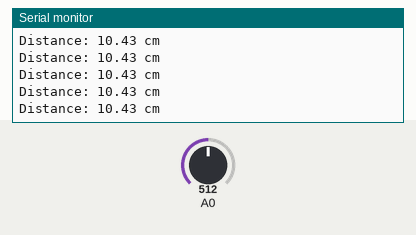
Bench run of a sketch on a simulated Arduino Uno, built with avr-gcc and run on an emulated ATmega328P. Shown: the last lines printed to the serial monitor. Inputs (shaded band) come from the test bench; at power-on: A0 = 512.

Above: at 7.2 s.
7.3 s: A0 set to 72
At 7.8 s:
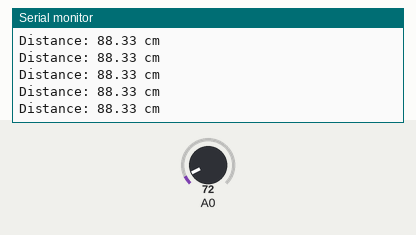
8.8 s: A0 set to 61
At 9.5 s:
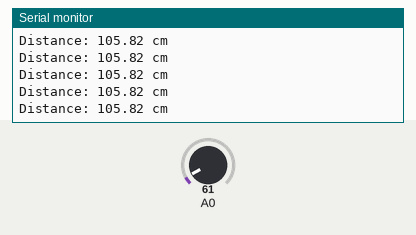
10.3 s: A0 set to 9
At 11.1 s:
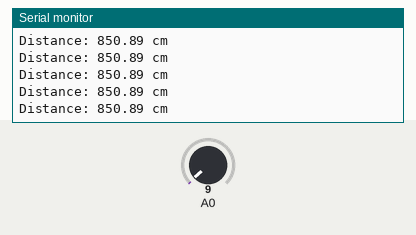
13.3 s: A0 set to 6
At 14.1 s:
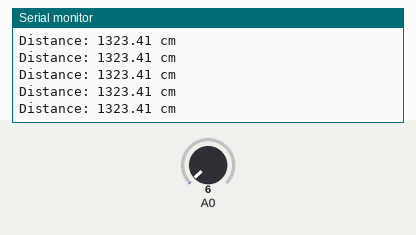
Timing chart, 0 to 16.3 s (numbered marks = the images above; inputs shaded):
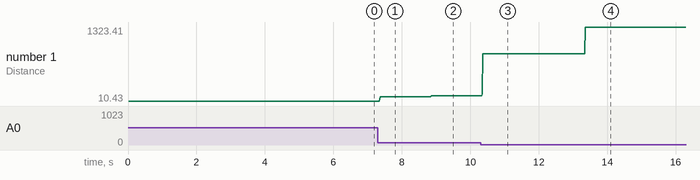

The sketch:

SHARP-IR.ino
```cpp
void setup() {
  Serial.begin(9600);
  Serial.println("Beginning of program");
}

void loop() {
  //Serial.println(analogRead(A0));
    Serial.print("Distance: ");
    Serial.print(measureDistance());
    Serial.println(" cm");

}

double measureDistance() {
  return pow(10, log10(analogAverage() / 4404.2) / -0.918);
}

double analogAverage() {
  double sum = 0;
  for (int i = 0; i < 100; i++) sum += analogRead(A0);
  return sum / 100.0;
}
```

Measured:
- after the input at 7.3 s, the serial monitor: prints a new line after 0.07 s (image 1)
- after the input at 8.8 s, the serial monitor: prints a new line after 0.06 s (image 2)
- after the input at 10.3 s, the serial monitor: prints a new line after 0.05 s (image 3)
- after the input at 13.3 s, the serial monitor: prints a new line after 0.06 s (image 4)
- plotted number 1: 10.43 → 88.33 after the input at 7.3 s, 88.33 → 105.82 after the input at 8.8 s, 105.82 → 850.89 after the input at 10.3 s, 850.89 → 1323.41 after the input at 13.3 s
